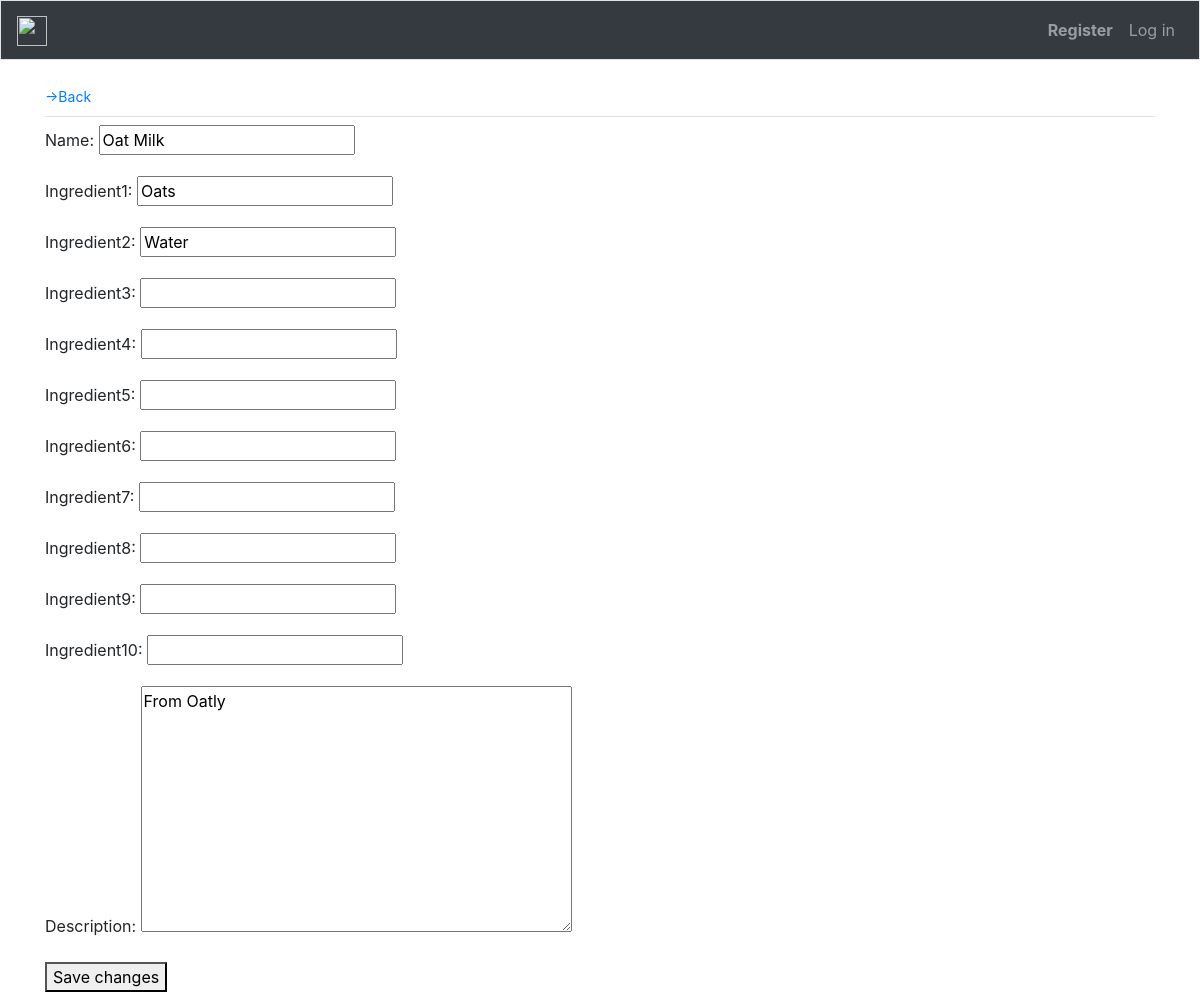
The app's page /edit_side_dish/1/ with its own data.
### core/models.py (models this page shows, shortened)
class SideDish(models.Model):
	menu = models.ForeignKey(Menu, on_delete=models.CASCADE)
	name = models.CharField(max_length=100)
	ingredient1 = models.CharField(max_length=100, null=True, blank=True)
	ingredient2 = models.CharField(max_length=100, null=True, blank=True)
	ingredient3 = models.CharField(max_length=100, null=True, blank=True)
	ingredient4 = models.CharField(max_length=100, null=True, blank=True)
	ingredient5 = models.CharField(max_length=100, null=True, blank=True)
	ingredient6 = models.CharField(max_length=100, null=True, blank=True)
	ingredient7 = models.CharField(max_length=100, null=True, blank=True)
	ingredient8 = models.CharField(max_length=100, null=True, blank=True)
	ingredient9 = models.CharField(max_length=100, null=True, blank=True)
	ingredient10 = models.CharField(max_length=100, null=True, blank=True)
	description = models.TextField(null=True, blank=True)

### core/views.py (the view)
# urls.py: path('edit_side_dish/<int:side_id>/', views.edit_side_dish, name='edit_side_dish'),
def edit_side_dish(request, side_id):
	side = SideDish.objects.get(id=side_id)
	if request.method != 'POST':
		form = SideDishForm(instance=side)
	else:
		form = SideDishForm(instance=side, data=request.POST)
		if form.is_valid():
			form.save()
			return redirect('core:edit_menu', user_id=request.user.id)
	context = {'side':side, 'form':form}
	return render(request, 'core/edit_side_dish.html', context)

### core/forms.py
class SideDishForm(forms.ModelForm):
	class Meta:
		model = SideDish
		fields = ('name', 'ingredient1', 'ingredient2', 'ingredient3',
		 	'ingredient4', 'ingredient5', 'ingredient6', 'ingredient7',
		 	 'ingredient8', 'ingredient9', 'ingredient10', 'description')

### core/templates/core/edit_side_dish.html (shortened to what this page needs)
<!DOCTYPE html>
<html>
{% extends 'core/base.html' %}
{% load bootstrap4 %}
{% block navbar %}
<head>
</head>
<body>
<small><a href="{% url 'core:edit_menu' user.id %}">->Back</a></small>
{% endblock navbar %}
{% block content %}
	<form action="{% url 'core:edit_side_dish' side.id %}" method='post'>
		{{ form.as_p }}
		<button name="submit">Save changes</button>
	</form>
{% endblock content %}

### records on screen
SideDish: name "Oat Milk", ingredient1 "Oats", ingredient2 "Water", description "From Oatly"
